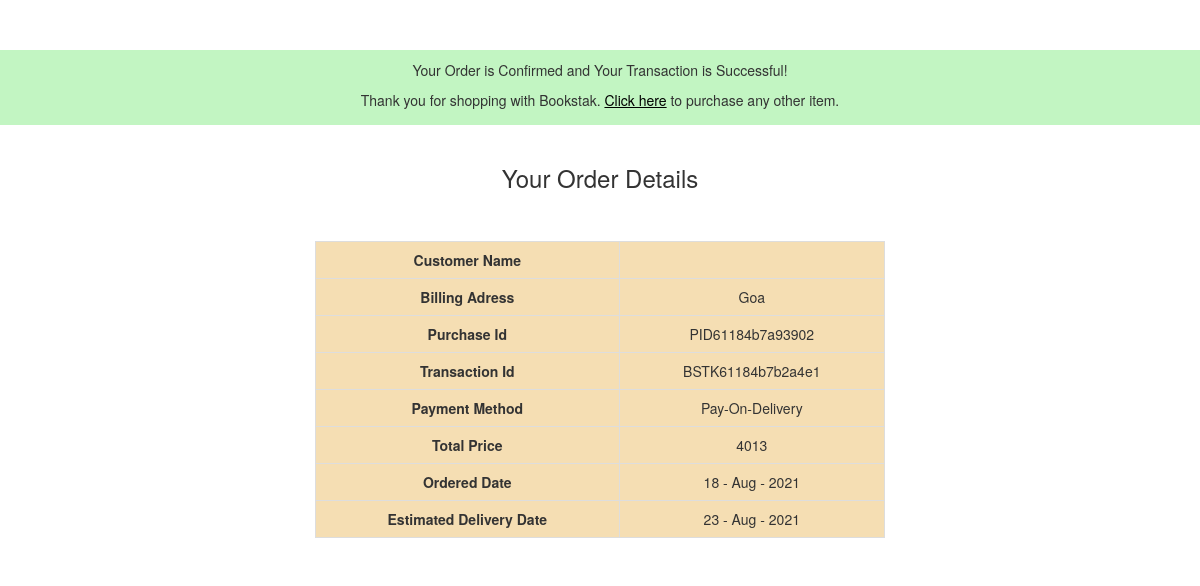
The app's page /success.php?id=BSTK61184b7b2a4e1 with its own data.
### tables this page shows
CREATE TABLE IF NOT EXISTS `transaction` (
  `Transaction_id` varchar(20) NOT NULL,
  `Purchase_id` varchar(20) NOT NULL,
  `Card_number` varchar(30) NOT NULL,
  `Pay_method` char(30) NOT NULL,
  `Total_Price` varchar(10) NOT NULL,
  `Billing_address` varchar(20) NOT NULL,
  `Transaction_timestamp` timestamp NOT NULL,
  PRIMARY KEY (`Transaction_id`)
);

### success.php (the view, shortened to what this page needs)
<?php
  include 'conection.php';
?>
<!DOCTYPE html>
<html>
    <head>
        <link rel="stylesheet" href="https://maxcdn.bootstrapcdn.com/bootstrap/3.3.7/css/bootstrap.min.css" >
         <link rel="stylesheet" href="style.css">
    </head>
    <body>
         <br><br><div class="container-fluid D">
             <p>Your Order is Confirmed and Your Transaction is Successful! <br>Thank you for shopping
                with Bookstak. <a href="products.php"><u>Click here</u></a> to purchase any other item.</p>
         </div>
        <br><center><h3>Your Order Details</h3></center><br><br>
        <?php
           $Transaction_id = $_GET['id'];
           $sql = "SELECT * FROM transaction WHERE Transaction_id='$Transaction_id'";
           $out = mysqli_query($con, $sql) or die(mysqli_error($con));
           $row = mysqli_fetch_array($out);
           $date = date('d - M - Y');
           $a = date('d') + 5;
           $new_date = $a." - ".date('M - Y');
           $User_id = $_SESSION['id'];
           $sql2 = "SELECT * FROM customer WHERE User_id='$User_id'";
           $out2 = mysqli_query($con, $sql2) or die(mysqli_error($con));
           $row2 = mysqli_fetch_array($out2);
        ?>
        <center>
        <div class="container">
        <table class="table table-bordered">
           <tr>
               <th>Customer Name</th>
               <td><?php echo $row2['First_name']." ".$row2['Last_name']; ?></td>
           </tr>
           <tr>
               <th>Billing Adress</th>
               <td><?php echo $row['Billing_address']; ?></td>
           </tr>
           <tr>
               <th>Purchase Id</th>
               <td><?php echo $row['Purchase_id']; ?></td>
           </tr>
           <tr>
               <th>Transaction Id</th>
               <td><?php echo $row['Transaction_id']; ?></td>
           </tr>
           <tr>
               <th>Payment Method</th>
               <td><?php echo $row['Pay_method']; ?></td>
           </tr>
           <tr>
               <th>Total Price</th>
               <td><?php echo $row['Total_Price']; ?></td>
           </tr>
           <tr>
               <th>Ordered Date</th>
               <td><?php echo $date; ?></td>
           </tr>
           <tr>
               <th>Estimated Delivery Date</th>
               <td><?php echo $new_date; ?></td>
           </tr>
        </table>
            </div>
            </center>
    </body>
</html>

### style.css (style rules this page uses)
a:link { color: black; }

### success.php (style rules this page uses)
.D { text-align: center; vertical-align: middle; line-height:30px; margin-top: 10px; padding-top: 5px; background-color: #c2f5c2; }
td,th { text-align: center; }
.container { padding-right: 300px; padding-left: 300px; }
.table { background-color: wheat }

### records on screen
transaction: Billing_address "Goa", Purchase "PID61184b7a93902", Transaction_id "BSTK61184b7b2a4e1", Pay_method "Pay-On-Delivery", Total_Price "4013"
